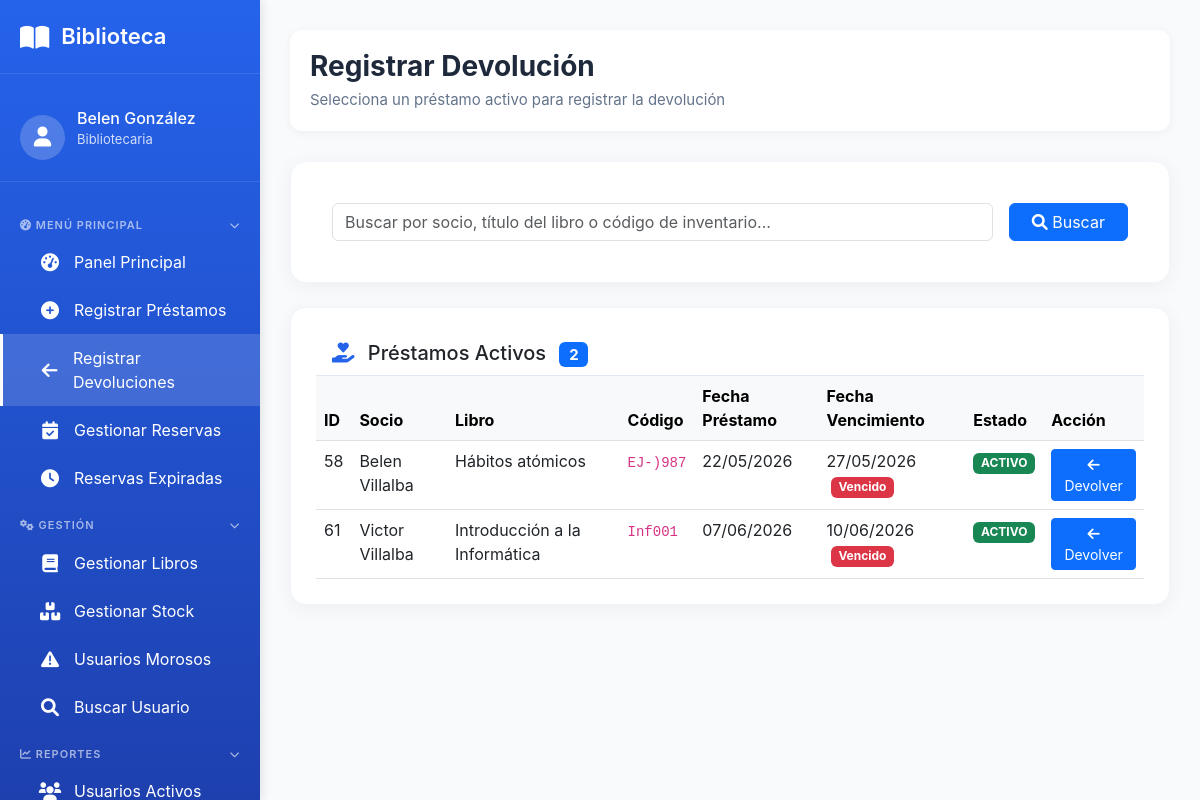
/bibliotecario/devoluciones/ (signed in), run on an earlier commit of the app's database.
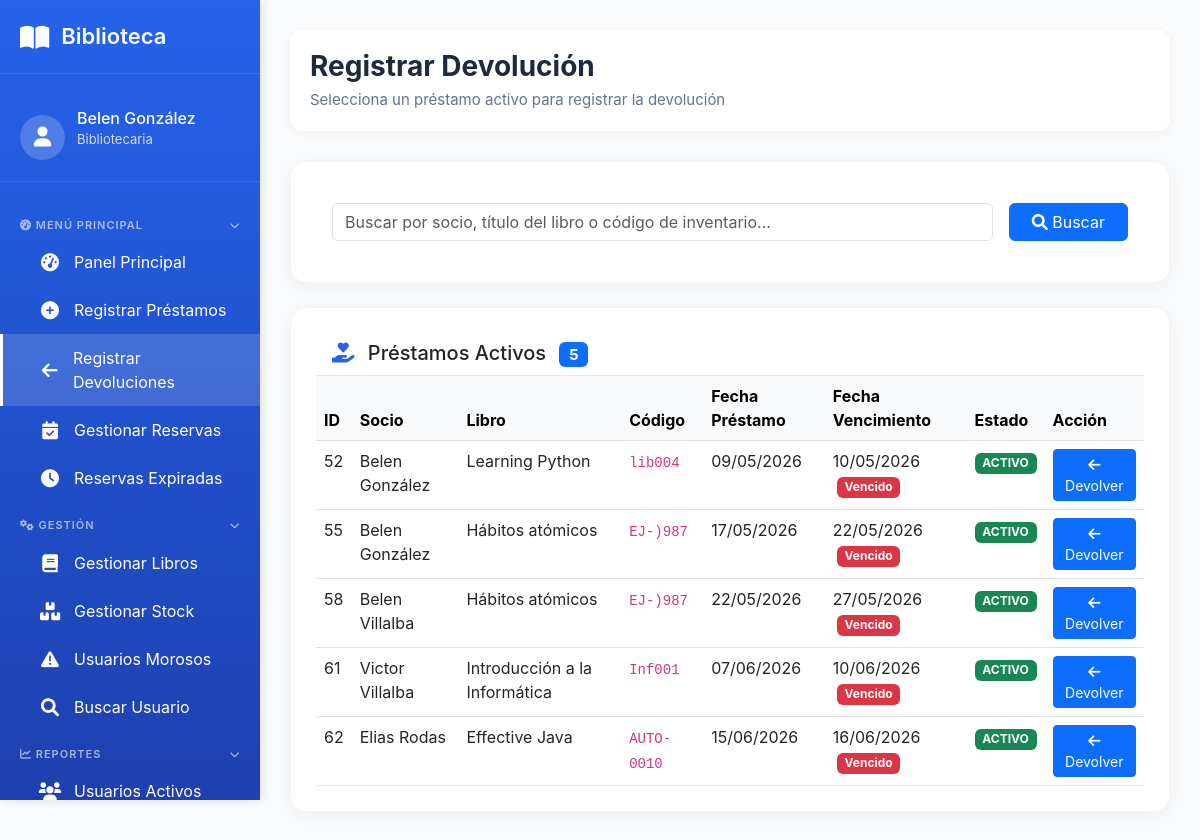
And on a later commit of the database.
### prestamo/models.py (models this page shows, shortened)
class Prestamo(models.Model):
    ESTADO_PRESTAMO_CHOICES = [
        ('SOLICITADO', 'Solicitado'),
        ('ACTIVO', 'Activo'),
        ('VENCIDO', 'Vencido'),
        ('DEVUELTO', 'Devuelto'),
        ('EXTRAVIADO', 'Extraviado'),
        ('CANCELADA', 'Cancelada'),
    ]
    socio = models.ForeignKey(
        Socio,
        on_delete=models.PROTECT,
        related_name='prestamos',
        verbose_name="Socio"
    )
    ejemplar = models.ForeignKey(
        Ejemplar,
        on_delete=models.PROTECT,
        related_name='prestamos',
        verbose_name="Ejemplar"
    )
    dias_solicitados = models.IntegerField(
        verbose_name="Días solicitados",
        help_text="Cantidad de días que el usuario pidió el libro (1-5)",
        null=True,
        blank=True
    )
    fecha_prestamo = models.DateTimeField(
        auto_now_add=True,
        verbose_name="Fecha de préstamo"
    )
    fecha_vencimiento = models.DateField(
        verbose_name="Fecha de vencimiento"
    )
    fecha_devolucion_real = models.DateField(
        null=True,
        blank=True,
        verbose_name="Fecha de devolución real"
    )
    estado = models.CharField(
        max_length=20,
        choices=ESTADO_PRESTAMO_CHOICES,
        default='ACTIVO',
        verbose_name="Estado"
    )
    observaciones = models.TextField(
        blank=True,
        null=True,
        verbose_name="Observaciones"
    )
    class Meta:
        verbose_name = "Préstamo"
        verbose_name_plural = "Préstamos"
        ordering = ['-fecha_prestamo']
        indexes = [
            models.Index(fields=['estado']),
            models.Index(fields=['fecha_vencimiento']),
        ]

### usuario/models.py (models this page shows, shortened)
class Socio(models.Model):
    TIPO_USUARIO_CHOICES = [
        ('estudiante', 'Estudiante'),
        ('docente', 'Docente'),
        ('administrativo', 'Administrativo'),
        ('externo', 'Externo'),
    ]
    ESTADO_SOCIO_CHOICES = [
        ('activo', 'Activo'),
        ('inhabilitado', 'Inhabilitado'),  # 'moroso' eliminado
    ]
    user = models.OneToOneField(
        User,
        on_delete=models.CASCADE,
        verbose_name="Usuario de Django"
    )
    cedula = models.CharField(
        max_length=20,
        unique=True,
        verbose_name="Cédula"
    )
    telefono = models.CharField(
        max_length=20,
        blank=True,
        null=True,
        verbose_name="Teléfono"
    )
    direccion = models.CharField(
        max_length=150,
        blank=True,
        null=True,
        verbose_name="Dirección"
    )
    carrera = models.CharField(
        max_length=100,
        blank=True,
        null=True,
        verbose_name="Carrera/Profesión"
    )
    tipo_usuario = models.CharField(
        max_length=50,
        choices=TIPO_USUARIO_CHOICES,
        verbose_name="Tipo de usuario"
    )
    estado_socio = models.CharField(
        max_length=20,
        choices=ESTADO_SOCIO_CHOICES,
        default='activo',
        verbose_name="Estado"
    )
    motivo_inhabilitacion = models.TextField(
        blank=True,
        null=True,
        verbose_name="Motivo de inhabilitación"
    )
    fecha_registro = models.DateField(
        auto_now_add=True,
        verbose_name="Fecha de registro"
    )
    nivel_acceso = models.ForeignKey(
        NivelAcceso,
        on_delete=models.PROTECT,
        verbose_name="Nivel de acceso"
    )
    class Meta:
        verbose_name = "Socio"
        verbose_name_plural = "Socios"

### catalogo/models.py (models this page shows, shortened)
class Ejemplar(models.Model):
    ESTADO_FISICO_CHOICES = [
        ('BUENO', 'Bueno'),
        ('REGULAR', 'Regular'),
        ('MALO', 'Malo'),
        ('DANADO', 'Dañado'),
        ('PERDIDO', 'Perdido'),
    ]
    DISPONIBILIDAD_CHOICES = [
        ('DISPONIBLE', 'Disponible'),
        ('PRESTADO', 'Prestado'),
        ('RESERVADO', 'Reservado'),
        ('EN_REPARACION', 'En reparación'),
    ]
    libro = models.ForeignKey(
        'Libro',
        on_delete=models.PROTECT,
        related_name='ejemplares',
        verbose_name="Libro",
        db_column='isbn_libro'
    )
    codigo_inventario = models.CharField(
        max_length=50,
        unique=True,
        verbose_name="Código de inventario"
    )
    estado_fisico = models.CharField(
        max_length=20,
        choices=ESTADO_FISICO_CHOICES,
        default='BUENO',
        verbose_name="Estado físico"
    )
    disponibilidad = models.CharField(
        max_length=20,
        choices=DISPONIBILIDAD_CHOICES,
        default='DISPONIBLE',
        verbose_name="Disponibilidad"
    )
    ubicacion = models.CharField(
        max_length=100,
        blank=True,
        null=True,
        verbose_name="Ubicación física",
        help_text="Ej: Estante A3, Sección 5, Sala 2, etc."
    )
    class Meta:
        db_table = 'Ejemplar'
        verbose_name = "Ejemplar"
        verbose_name_plural = "Ejemplares"
        indexes = [
            models.Index(fields=['codigo_inventario']),
            models.Index(fields=['disponibilidad']),
        ]

class Libro(models.Model):
    activo = models.BooleanField(default=True, verbose_name="Activo")
    """Libros del catálogo"""
    isbn = models.CharField(
        max_length=20,
        unique=True,
        verbose_name="ISBN"
    )
    titulo = models.CharField(
        max_length=200,
        verbose_name="Título"
    )
    anio_publicacion = models.IntegerField(
        blank=True,
        null=True,
        verbose_name="Año de publicación"
    )
    descripcion = models.TextField(
        blank=True,
        null=True,
        verbose_name="Descripción / Sinopsis",
        help_text="Breve descripción o sinopsis del libro"
    )
    editorial = models.ForeignKey(
        Editorial,
        on_delete=models.PROTECT,
        verbose_name="Editorial"
    )
    categoria = models.ForeignKey(
        Categoria,
        on_delete=models.PROTECT,
        verbose_name="Categoría"
    )
    autores = models.ManyToManyField(
        Autor,
        through='LibroAutor',
        verbose_name="Autores"
    )
    imagen = models.ImageField(
        upload_to='libros/',
        blank=True,
        null=True,
        verbose_name="Imagen de tapa"
    )
    cantidad_total = models.IntegerField(
        default=0,
        verbose_name="Total de ejemplares"
    )
    inventario_disponible = models.IntegerField(
        default=0,
        verbose_name="Ejemplares disponibles"
    )
    class Meta:
        verbose_name = "Libro"
        verbose_name_plural = "Libros"

### prestamo/views.py (the view, shortened to what this page needs)
# urls.py: path('bibliotecario/devoluciones/', views.registrar_devolucion, name='registrar_devolucion'),
@staff_member_required
def registrar_devolucion(request):
    from decimal import Decimal
    prestamos_activos = Prestamo.objects.filter(
        estado='ACTIVO'
    ).select_related(
        'socio__user', 'ejemplar__libro'
    ).order_by('fecha_vencimiento')
    search = request.GET.get('search', '')
    prestamo_id = request.GET.get('devolver_id')
    prestamo_seleccionado = None
    multa_calculada = None
    context = {
        'prestamos_activos': prestamos_activos,
        'search': search,
        'prestamo_seleccionado': prestamo_seleccionado,
        'multa_calculada': multa_calculada,
        'hoy': timezone.now().date(),
    }
    return render(request, 'bibliotecario/devolucion.html', context)

### templates/bibliotecario/devolucion.html (shortened to what this page needs)
{% extends 'base/menu_bibliotecario.html' %}
{% block main_content %}
<div class="content-header">
    <div class="page-title">
        <h1>Registrar Devolución</h1>
        <p>Selecciona un préstamo activo para registrar la devolución</p>
    </div>
</div>
<div class="card mb-4">
    <div class="card-body">
        <form method="get" class="row g-3">
            <div class="col-md-10">
                <input type="text" name="search" class="form-control"
                       placeholder="Buscar por socio, título del libro o código de inventario..."
                       value="{{ search }}">
            </div>
            <div class="col-md-2">
                <button type="submit" class="btn btn-primary w-100">
                    <i class="fas fa-search"></i> Buscar
                </button>
            </div>
        </form>
    </div>
</div>
<div class="card">
    <div class="card-header bg-white" style="border-bottom: 1px solid #e2e8f0;">
        <h5 class="mb-0">
            <i class="fas fa-hand-holding-heart me-2" style="color: #2563eb;"></i>
            Préstamos Activos
            <span class="badge bg-primary ms-2">{{ prestamos_activos|length }}</span>
        </h5>
    </div>
    <div class="card-body p-0">
        <div class="table-responsive">
            <table class="table table-hover mb-0">
                <thead class="table-light">
                    <tr>
                        <th>ID</th>
                        <th>Socio</th>
                        <th>Libro</th>
                        <th>Código</th>
                        <th>Fecha Préstamo</th>
                        <th>Fecha Vencimiento</th>
                        <th>Estado</th>
                        <th>Acción</th>
                    </tr>
                </thead>
                <tbody>
                    {% for prestamo in prestamos_activos %}
                    <tr>
                        <td>{{ prestamo.id }}</td>
                        <td>{{ prestamo.socio.user.get_full_name }}</td>
                        <td>{{ prestamo.ejemplar.libro.titulo }}</td>
                        <td><code>{{ prestamo.ejemplar.codigo_inventario }}</code></td>
                        <td>{{ prestamo.fecha_prestamo|date:"d/m/Y" }}</td>
                        <td>
                            {{ prestamo.fecha_vencimiento|date:"d/m/Y" }}
                            {% if prestamo.fecha_vencimiento < hoy %}
                                <span class="badge bg-danger ms-1">Vencido</span>
                            {% endif %}
                        </td>
                        <td>
                            <span class="badge bg-success">{{ prestamo.estado }}</span>
                        </td>
                        <td>
                            <a href="?devolver_id={{ prestamo.id }}{% if search %}&search={{ search }}{% endif %}"
                               class="btn btn-sm btn-primary">
                                <i class="fas fa-arrow-left"></i> Devolver
                            </a>
                        </td>
                    </tr>
                    {% endfor %}
                </tbody>
            </table>
        </div>
    </div>
</div>
{% endblock %}

What changed in the data, as far as the page shows it:
now on this page (row edited): Prestamo: id "52", socio.user.get_full_name "Belen González", ejemplar.libro.titulo "Learning Python", ejemplar.codigo_inventario "lib004", fecha_prestamo "09/05/2026", fecha_vencimiento "10/05/2026", shows "Vencido", estado "ACTIVO"
now on this page (row edited): Prestamo: id "55", socio.user.get_full_name "Belen González", ejemplar.libro.titulo "Hábitos atómicos", ejemplar.codigo_inventario "EJ-)987", fecha_prestamo "17/05/2026", fecha_vencimiento "22/05/2026", shows "Vencido", estado "ACTIVO"
added Prestamo: id "62", socio.user.get_full_name "Elias Rodas", ejemplar.libro.titulo "Effective Java", ejemplar.codigo_inventario "AUTO-0010", fecha_prestamo "15/06/2026", fecha_vencimiento "16/06/2026", shows "Vencido", estado "ACTIVO"
Also different on the page:
{{ prestamos_activos|length }}: "2" → "5"
